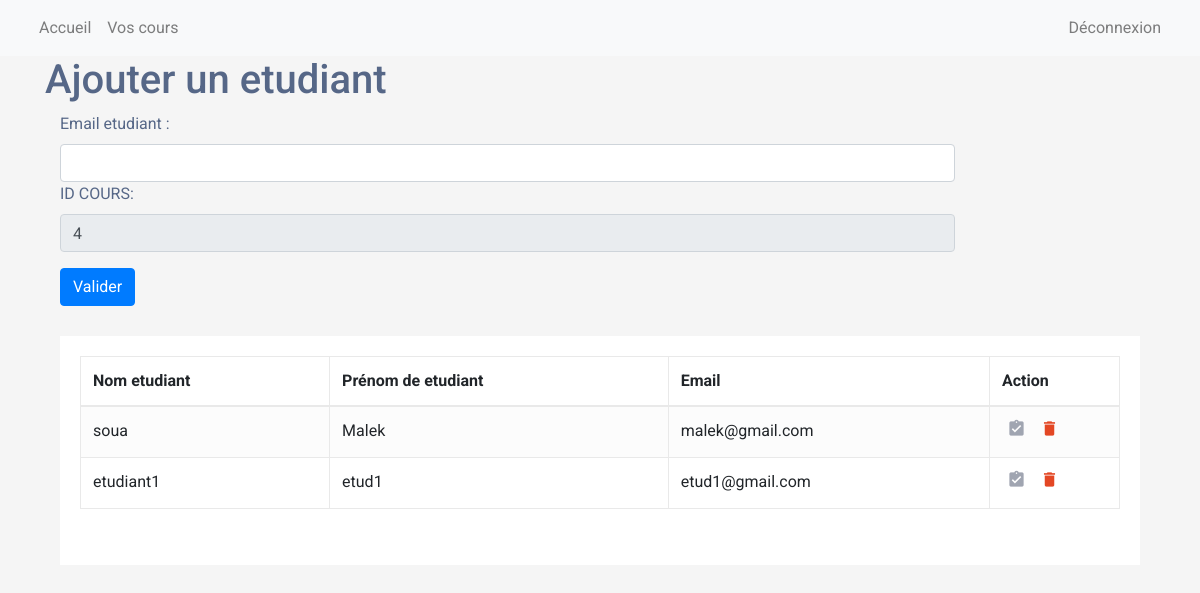
The page /miniprojet/liste_etudinat_insc_cours.php?id_cours=4 (signed in) on the database its author committed.
### tables this page shows
CREATE TABLE `utilisateur` (
  `id_utilisateur` int NOT NULL,
  `nom` varchar(100) DEFAULT NULL,
  `prenom` varchar(100) DEFAULT NULL,
  `email` varchar(100) DEFAULT NULL,
  `mot_de_passe` varchar(100) DEFAULT NULL,
  `Role` int DEFAULT NULL
);

### miniprojet/liste_etudinat_insc_cours.php (the view, shortened to what this page needs)
<!DOCTYPE html>
<html lang="en">
<head>
<link rel="stylesheet" href="https://stackpath.bootstrapcdn.com/bootstrap/4.5.0/css/bootstrap.min.css">
<link rel="stylesheet" href="https://maxcdn.bootstrapcdn.com/font-awesome/4.7.0/css/font-awesome.min.css">
</head>
<body>
<header>
<nav class="navbar navbar-expand-lg navbar-light bg-light">
<div class="container-fluid">
<div class="collapse navbar-collapse" id="navbarNav">
<ul class="navbar-nav">
    <li>
    <a class="nav-link" href="bienvenue_ens.php">Accueil</a>
    </li>
<li class="nav-item">
<a class="nav-link" href="accueil_ens.php">Vos cours</a>
</li>
</ul>
<ul class="navbar-nav ml-auto">
<li class="nav-item">
<a class="nav-link"><?php echo $user['email']; ?></a>
</li>
<li class="nav-item">
<a class="nav-link" href="deconnexion.php">Déconnexion</a>
</li>
</ul>
</div>
</div>
</nav>
</header>
<div class="container">
        <h1>Ajouter un etudiant</h1>
        <form method="get" action="insert_etudiant_cours.php" class="form-horizontal">
            <div class="form-group">
                <label for="nom_cours" class="col-sm-2 control-label">Email etudiant :</label>
                <div class="col-sm-10">
                    <input type="email" name="email_etudiant" class="form-control" id="email_etudiant">
                    <?php
echo "<div class='form-group'><label>ID COURS:</label><input type='text' class='form-control' name='id_cours' value='" . $_GET['id_cours'] . "' readonly></div>";
                    ?>
                    </div>
            </div>
            <div class="form-group">
                <div class="col-sm-offset-2 col-sm-10">
                    <button type="submit" class="btn btn-primary">Valider</button>
                </div>
            </div>
        </form>
        <div class="container-xl">
    <div class="table-responsive">
        <div class="table-wrapper">
            <div class="table-title">
            <table class="table table-striped table-hover table-bordered">
                <thead>
                    <tr>
                        <th>Nom etudiant</th>
                        <th>Prénom de etudiant </th>
                        <th>Email</th>
                        <th>Action</th>
                    </tr>
                </thead>
                <tbody>
                <?php
     $conn = connect();
    $id_cours=$_GET['id_cours'];
    $req = "SELECT utilisateur.id_utilisateur, utilisateur.nom, utilisateur.prenom,  utilisateur.email FROM utilisateur JOIN assister ON assister.id_etudiant = utilisateur.id_utilisateur WHERE assister.id_cours=$id_cours";
try {
    $resultat = $conn->query($req);
    while($ligne = $resultat->fetch(PDO::FETCH_ASSOC)) {
        echo "<tr>";
        echo "<td>".$ligne['nom']."</td>";
        echo "<td>".$ligne['prenom']."</td>";
        echo "<td>".$ligne['email']."</td>";
        echo "<td>
            <a href='gerernote_by_etudiant.php?id_utilisateur=".$ligne["id_utilisateur"]."&id_cours=". $id_cours."' class='note' title='Note' data-toggle='tooltip'><i class='material-icons'>assignment_turned_in</i></a>
            <a href='supprimer_etudinat.php?id_utilisateur=".$ligne["id_utilisateur"]."&id_cours=". $id_cours."' class='delete' title='Delete' data-toggle='tooltip'><i class='material-icons'>&#xE872;</i></a>
        </td>";
        echo "</tr>";
    }
    echo "</table>";
}
catch(PDOException $e)
{
    echo "<br> Probleme de requete".$e->getMessage();
}
?>
        </div>
    </div>
</div>
</body>
</html>

### miniprojet/liste_etudinat_insc_cours.php (style rules this page uses)
body { color: #566787; background: #f5f5f5; font-family: 'Roboto', sans-serif; }
.table-responsive { margin: 30px 0; }
.table-wrapper { min-width: 1000px; background: #fff; padding: 20px; box-shadow: 0 1px 1px rgba(0,0,0,.05); }
.table-title { padding-bottom: 10px; margin: 0 0 10px; min-width: 100%; }
table.table tr th, table.table tr td { border-color: #e9e9e9; }
table.table-striped tbody tr:nth-of-type(odd) { background-color: #fcfcfc; }
table.table td:last-child { width: 130px; }
table.table td a { color: #a0a5b1; display: inline-block; margin: 0 5px; }
table.table td a.delete { color: #E34724; }
table.table td i { font-size: 19px; }

### rows shown on the page
utilisateur: nom "soua", prenom "Malek", email "malek@gmail.com"
utilisateur: nom "etudiant1", prenom "etud1", email "etud1@gmail.com"
